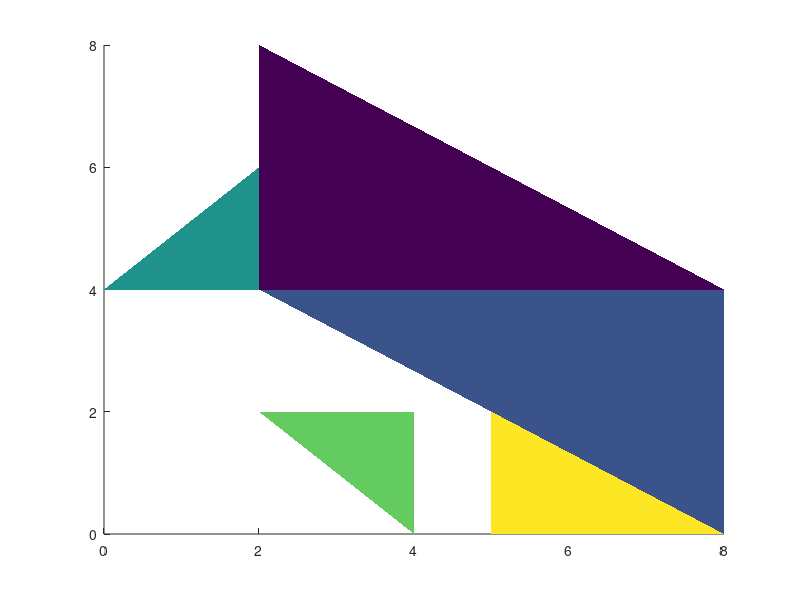

Recreate this plot in MATLAB. (Note: this script raises an error after producing the figure.)
%%%%%%%%%%%%%%%%%%%%%%%%%%%%%%%%%%%%%%%%%%%%%%%%%%%%%%%%%%%%%%%%%%%%%%%%%%%
% 3rd demo to illustrate limitations of vecrast.m
%
% DKS 
% 2019-02-20
%
%
% Summary:
%   Example: Cross-hatching of multi-face patch
% EXAMPLE from by Neil Tandon (hatchfill)
%%%%%%%%%%%%%%%%%%%%%%%%%%%%%%%%%%%%%%%%%%%%%%%%%%%%%%%%%%%%%%%%%%%%%%%%%%%

h=figure('Name','demo3');
hold on;

xdata = [2 2 0 2 5;
   2 8 2 4 5;
   8 8 2 4 8];
ydata = [4 4 4 2 0;
   8 4 6 2 2;
   4 0 4 0 0];

hp = patch(xdata,ydata,linspace(0,1,size(xdata,2)),'EdgeColor','none');
hatchfill2(hp,'cross','HatchAngle',45,'HatchDensity',20,'HatchColor','b','HatchLineWidth',2);
title('Example 3: Hatching a patch object with multiple faces');

ax=gca;
box on;
set(ax,'Layer','top');


% compare vecrasts --------------------------------------------------------
% vecrast.m
opt_stack={'top','bottom'};
for ii=1:numel(opt_stack)
    t_stack=opt_stack{ii};
    vecrast(h,strjoin({h.Name,t_stack},'_'),300,t_stack,'pdf');
end

% vecrast "improved"
myvecrast(h,h.Name,300,'pdf');